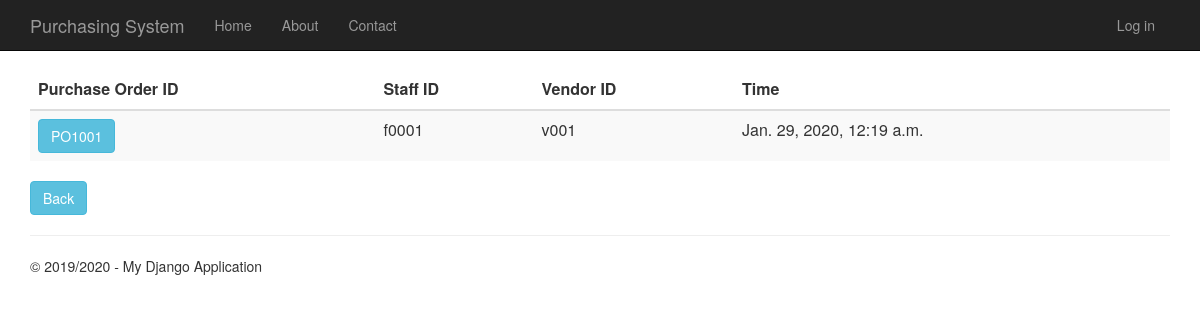
Screenshot of /purchaseorderhistory with the database file from the repository.
### PurchaseOrder/models.py (models this page shows, shortened)
class PurchaseOrder(models.Model):
    purchase_order_id = models.CharField(primary_key=True, max_length=10)
    shipping_instructions = models.TextField()
    time_created = models.DateTimeField()
    description = models.TextField(null=True,default=None, blank=True)
    total_price = models.DecimalField(max_digits=10, decimal_places=2, default=Decimal('0.00'))
    person_id = models.ForeignKey(Person)
    vendor_id = models.ForeignKey(Vendor)
    quotation_id = models.OneToOneField(Quotation)

### app/models.py (models this page shows, shortened)
class Person(models.Model):
    user_id = models.OneToOneField(User)
    person_id = models.CharField(primary_key=True, max_length=10)
    person_name = models.TextField()
    person_address = models.TextField()
    person_phone_number = models.TextField()
    person_role = models.TextField(default = 'EMPLOYEE')

class Vendor(models.Model):
    vendor_id = models.CharField(primary_key=True, max_length=10)
    vendor_name = models.TextField()
    vendor_phone_number = models.TextField()
    vendor_address = models.TextField()
    vendor_email = models.TextField()
    def __str__(self):
        return str(self.vendor_id)

### PurchaseOrder/views.py (the view)
# urls.py: url(r'^purchaseorderhistory', PurchaseOrder.views.purchaseorderhistory, name="purchase_order_history"),
def purchaseorderhistory(request):
    purchase_orders = PurchaseOrder.objects.all()
    context = {
            'title':'Purchase Order History',
            'rows':purchase_orders,
            'year':'2019/2020'
        }
    return render(request,'PurchaseOrder/purchaseorderhistory.html',context)

### PurchaseOrder/templates/PurchaseOrder/purchaseorderhistory.html
{% extends "app/layout.html" %}
{% block content %}
<div class="purcahseorderhistory margintop" >
    <form action="purchaseorderhistorydetails" method="GET">
        <table class="table table-striped margintop">
          <thead>
            <tr>
              <th scope="col" class="fontlabel">Purchase Order ID</th>
              <th scope="col" class="fontlabel">Staff ID</th>
              <th scope="col" class="fontlabel">Vendor ID</th>
              <th scope="col" class="fontlabel">Time</th>
            </tr>
          </thead>
          <tbody>
              {% for r in rows %}
            <tr>
                 <td><button type="submit" name="po_id" value="{{r.purchase_order_id}}" class="btn btn-info" >{{r.purchase_order_id}}</button></td>
                 <td>{{r.person_id.person_id}}</td>
                 <td>{{r.vendor_id}}</td>
                 <td>{{r.time_created}}</td>
            </tr>
              {% endfor %}
          </tbody>
        </table>
    </form>
    <form action="menu">
        <div class="margintop">
            <button type="submit" class="btn btn-info" >Back</button>
        </div>
    </form>
</div>
{% endblock %}

### app/static/app/content/site.css (style rules this page uses)
body { padding-top: 50px; padding-bottom: 20px; }

### rows the page displays
PurchaseOrder: purchase_order_id "PO1001", person_id.person_id "f0001", vendor_id "v001", time_created "Jan. 29, 2020, 12:19 a.m."

### other values shown
{{ year }} "2019/2020"
